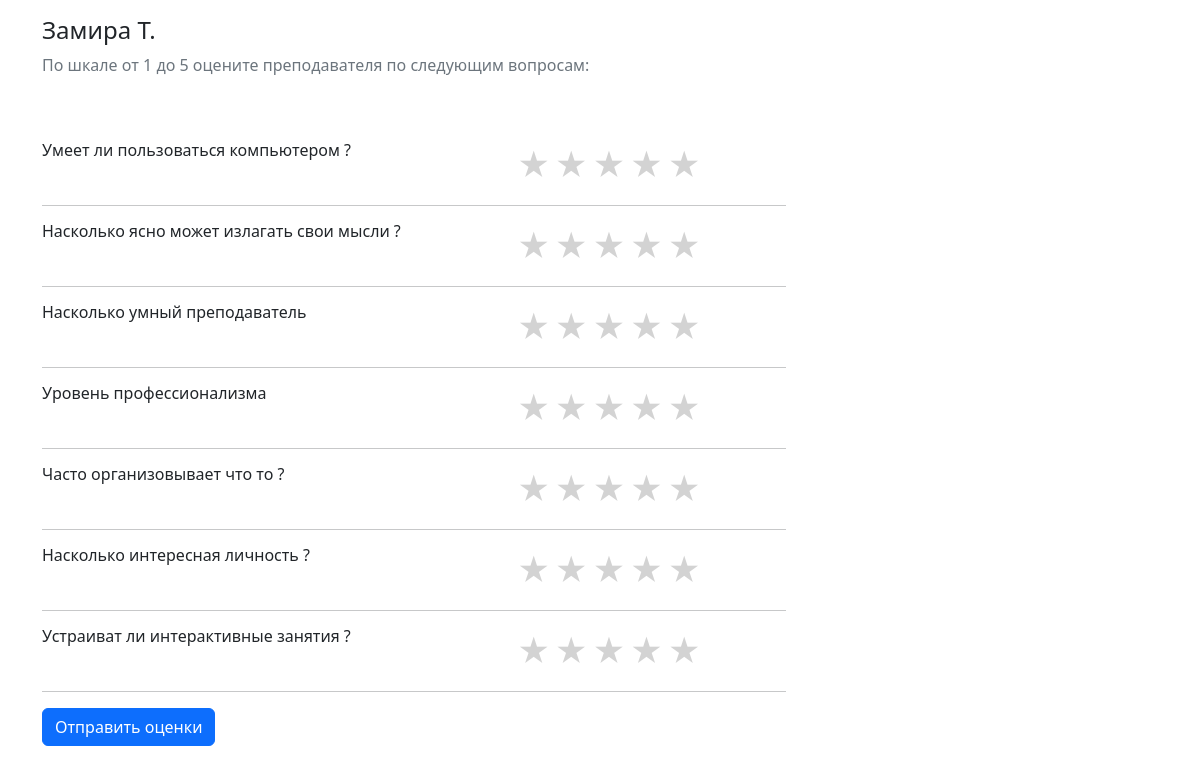
/questionnaire/?prepod=3, run on the app's committed database.
### main/models.py (models this page shows, shortened)
class Prepod(models.Model):
    name = models.CharField(max_length=100)
    photo = models.ImageField(upload_to='prepod_photos/', null=True, blank=True)
    bio = models.TextField(null=True, blank=True)  # Биография преподавателя
    department = models.CharField(max_length=100, null=True, blank=True)  # Отдел или кафедра

class Question(models.Model):
    title = models.CharField(max_length=150)
    category = models.ForeignKey(QuestionCategory, on_delete=models.CASCADE)  # Для какой категории

### main/views.py (the view)
# urls.py: path('questionnaire/', questionnaire, name='questionnaire'),
def questionnaire(request):
    questions = Question.objects.all()
    prepod_id = request.GET.get('prepod')
    prepod = Prepod.objects.get(pk=prepod_id)
    context = {'prepod': prepod, 'questions': questions}
    return render(request, 'questionnaire.html', context)

### templates/questionnaire.html (shortened to what this page needs)
{% extends 'base.html' %}
{% block main %}
<h4>{{ prepod.name }}</h4>
<p class="text-secondary">По шкале от 1 до 5 оцените преподавателя по следующим вопросам:</p>
<br><br>
<form method="POST" action="{% url 'submit_ratings' %}">
    {% for question in questions %}
    <section class="row">
        <h6 class="col-5">{{ question.title }}</h6>
        <div class="col-6">
            <div class="star-rating" data-rating-id="{{ question.id }}">
                <span class="star" data-value="1">&#9733;</span>
                <span class="star" data-value="2">&#9733;</span>
                <span class="star" data-value="3">&#9733;</span>
                <span class="star" data-value="4">&#9733;</span>
                <span class="star" data-value="5">&#9733;</span>
            </div>
        </div>
    </section>
    <div class="col-8">
        <hr>
    </div>
    {% endfor %}
    <button type="submit" class="btn btn-primary">Отправить оценки</button>
</form>
{% endblock %}

### templates/base.html (style rules this page uses)
.star { font-size: 2rem; color: lightgray; cursor: pointer; transition: color 0.2s ease; }

### data on the page
Prepod: name "Замира Т."
Question: title "Умеет ли пользоваться компьютером ?"
Question: title "Насколько ясно может излагать свои мысли ?"
Question: title "Насколько умный преподаватель"
Question: title "Уровень профессионализма"
Question: title "Часто организовывает что то ?"
Question: title "Насколько интересная личность ?"
Question: title "Устраиват ли интерактивные занятия ?"
